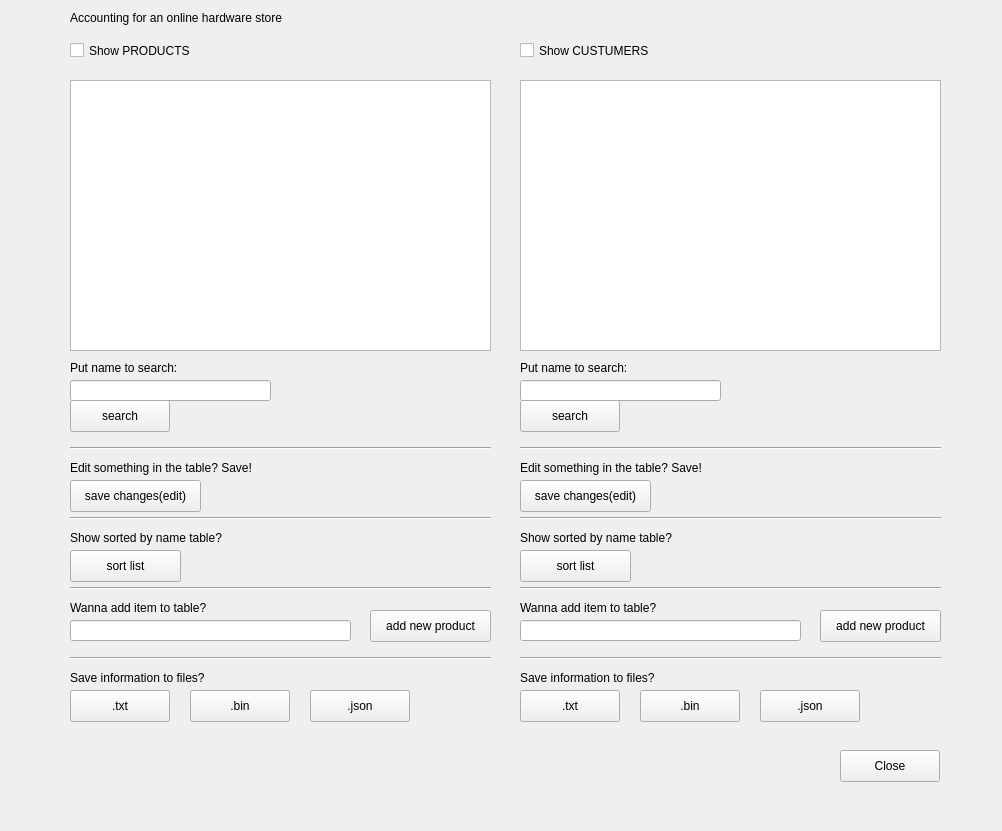
<?xml version="1.0" encoding="UTF-8"?>
<ui version="4.0">
 <class>Tabels</class>
 <widget class="QMainWindow" name="Tabels">
  <property name="geometry">
   <rect>
    <x>0</x>
    <y>0</y>
    <width>1002</width>
    <height>831</height>
   </rect>
  </property>
  <property name="windowTitle">
   <string>Tabels</string>
  </property>
  <widget class="QWidget" name="centralwidget">
   <widget class="QTableView" name="output1">
    <property name="geometry">
     <rect>
      <x>70</x>
      <y>80</y>
      <width>421</width>
      <height>271</height>
     </rect>
    </property>
   </widget>
   <widget class="QCheckBox" name="checkBoxProducts">
    <property name="geometry">
     <rect>
      <x>70</x>
      <y>40</y>
      <width>141</width>
      <height>21</height>
     </rect>
    </property>
    <property name="text">
     <string>Show PRODUCTS</string>
    </property>
   </widget>
   <widget class="QCheckBox" name="checkBoxCastumers">
    <property name="geometry">
     <rect>
      <x>520</x>
      <y>40</y>
      <width>141</width>
      <height>21</height>
     </rect>
    </property>
    <property name="text">
     <string>Show CUSTUMERS</string>
    </property>
   </widget>
   <widget class="QPushButton" name="SaveTableChangesButton">
    <property name="geometry">
     <rect>
      <x>70</x>
      <y>480</y>
      <width>131</width>
      <height>32</height>
     </rect>
    </property>
    <property name="text">
     <string>save changes(edit)</string>
    </property>
   </widget>
   <widget class="QPushButton" name="sortButton">
    <property name="geometry">
     <rect>
      <x>70</x>
      <y>550</y>
      <width>111</width>
      <height>32</height>
     </rect>
    </property>
    <property name="text">
     <string>sort list</string>
    </property>
   </widget>
   <widget class="QPushButton" name="searchButton">
    <property name="geometry">
     <rect>
      <x>70</x>
      <y>400</y>
      <width>100</width>
      <height>32</height>
     </rect>
    </property>
    <property name="text">
     <string>search</string>
    </property>
   </widget>
   <widget class="QLineEdit" name="lineEditSearch">
    <property name="geometry">
     <rect>
      <x>70</x>
      <y>380</y>
      <width>201</width>
      <height>21</height>
     </rect>
    </property>
   </widget>
   <widget class="QLabel" name="labelSearch">
    <property name="geometry">
     <rect>
      <x>70</x>
      <y>360</y>
      <width>121</width>
      <height>16</height>
     </rect>
    </property>
    <property name="text">
     <string>Put name to search:</string>
    </property>
   </widget>
   <widget class="Line" name="line">
    <property name="geometry">
     <rect>
      <x>70</x>
      <y>440</y>
      <width>421</width>
      <height>16</height>
     </rect>
    </property>
    <property name="orientation">
     <enum>Qt::Horizontal</enum>
    </property>
   </widget>
   <widget class="QLabel" name="labelChanges">
    <property name="geometry">
     <rect>
      <x>70</x>
      <y>460</y>
      <width>201</width>
      <height>16</height>
     </rect>
    </property>
    <property name="text">
     <string>Edit something in the table? Save!</string>
    </property>
   </widget>
   <widget class="Line" name="line_2">
    <property name="geometry">
     <rect>
      <x>70</x>
      <y>510</y>
      <width>421</width>
      <height>16</height>
     </rect>
    </property>
    <property name="orientation">
     <enum>Qt::Horizontal</enum>
    </property>
   </widget>
   <widget class="QLabel" name="labelSort">
    <property name="geometry">
     <rect>
      <x>70</x>
      <y>530</y>
      <width>181</width>
      <height>16</height>
     </rect>
    </property>
    <property name="text">
     <string>Show sorted by name table?</string>
    </property>
   </widget>
   <widget class="Line" name="line_3">
    <property name="geometry">
     <rect>
      <x>70</x>
      <y>580</y>
      <width>421</width>
      <height>16</height>
     </rect>
    </property>
    <property name="orientation">
     <enum>Qt::Horizontal</enum>
    </property>
   </widget>
   <widget class="QLabel" name="labelSavetoFile">
    <property name="geometry">
     <rect>
      <x>70</x>
      <y>670</y>
      <width>161</width>
      <height>16</height>
     </rect>
    </property>
    <property name="text">
     <string>Save information to files?</string>
    </property>
   </widget>
   <widget class="QPushButton" name="saveToTXTButton">
    <property name="geometry">
     <rect>
      <x>70</x>
      <y>690</y>
      <width>100</width>
      <height>32</height>
     </rect>
    </property>
    <property name="text">
     <string>.txt</string>
    </property>
   </widget>
   <widget class="QPushButton" name="saveToBinButton">
    <property name="geometry">
     <rect>
      <x>190</x>
      <y>690</y>
      <width>100</width>
      <height>32</height>
     </rect>
    </property>
    <property name="text">
     <string>.bin</string>
    </property>
   </widget>
   <widget class="QPushButton" name="saveToJsonButton">
    <property name="geometry">
     <rect>
      <x>310</x>
      <y>690</y>
      <width>100</width>
      <height>32</height>
     </rect>
    </property>
    <property name="text">
     <string>.json</string>
    </property>
   </widget>
   <widget class="QTableView" name="output1_2">
    <property name="geometry">
     <rect>
      <x>520</x>
      <y>80</y>
      <width>421</width>
      <height>271</height>
     </rect>
    </property>
   </widget>
   <widget class="QLabel" name="labelSearch_2">
    <property name="geometry">
     <rect>
      <x>520</x>
      <y>360</y>
      <width>121</width>
      <height>16</height>
     </rect>
    </property>
    <property name="text">
     <string>Put name to search:</string>
    </property>
   </widget>
   <widget class="QLineEdit" name="lineEditSearch_2">
    <property name="geometry">
     <rect>
      <x>520</x>
      <y>380</y>
      <width>201</width>
      <height>21</height>
     </rect>
    </property>
   </widget>
   <widget class="QPushButton" name="searchButton_2">
    <property name="geometry">
     <rect>
      <x>520</x>
      <y>400</y>
      <width>100</width>
      <height>32</height>
     </rect>
    </property>
    <property name="text">
     <string>search</string>
    </property>
   </widget>
   <widget class="Line" name="line_4">
    <property name="geometry">
     <rect>
      <x>520</x>
      <y>440</y>
      <width>421</width>
      <height>16</height>
     </rect>
    </property>
    <property name="orientation">
     <enum>Qt::Horizontal</enum>
    </property>
   </widget>
   <widget class="QLabel" name="labelChanges_2">
    <property name="geometry">
     <rect>
      <x>520</x>
      <y>460</y>
      <width>201</width>
      <height>16</height>
     </rect>
    </property>
    <property name="text">
     <string>Edit something in the table? Save!</string>
    </property>
   </widget>
   <widget class="QPushButton" name="SaveTableChangesButton_2">
    <property name="geometry">
     <rect>
      <x>520</x>
      <y>480</y>
      <width>131</width>
      <height>32</height>
     </rect>
    </property>
    <property name="text">
     <string>save changes(edit)</string>
    </property>
   </widget>
   <widget class="Line" name="line_5">
    <property name="geometry">
     <rect>
      <x>520</x>
      <y>510</y>
      <width>421</width>
      <height>16</height>
     </rect>
    </property>
    <property name="orientation">
     <enum>Qt::Horizontal</enum>
    </property>
   </widget>
   <widget class="QLabel" name="labelSort_2">
    <property name="geometry">
     <rect>
      <x>520</x>
      <y>530</y>
      <width>181</width>
      <height>16</height>
     </rect>
    </property>
    <property name="text">
     <string>Show sorted by name table?</string>
    </property>
   </widget>
   <widget class="QPushButton" name="sortButton_2">
    <property name="geometry">
     <rect>
      <x>520</x>
      <y>550</y>
      <width>111</width>
      <height>32</height>
     </rect>
    </property>
    <property name="text">
     <string>sort list</string>
    </property>
   </widget>
   <widget class="Line" name="line_6">
    <property name="geometry">
     <rect>
      <x>520</x>
      <y>580</y>
      <width>421</width>
      <height>16</height>
     </rect>
    </property>
    <property name="orientation">
     <enum>Qt::Horizontal</enum>
    </property>
   </widget>
   <widget class="QLabel" name="labelSavetoFile_2">
    <property name="geometry">
     <rect>
      <x>520</x>
      <y>670</y>
      <width>161</width>
      <height>16</height>
     </rect>
    </property>
    <property name="text">
     <string>Save information to files?</string>
    </property>
   </widget>
   <widget class="QPushButton" name="saveToTXTButton_2">
    <property name="geometry">
     <rect>
      <x>520</x>
      <y>690</y>
      <width>100</width>
      <height>32</height>
     </rect>
    </property>
    <property name="text">
     <string>.txt</string>
    </property>
   </widget>
   <widget class="QPushButton" name="saveToBinButton_2">
    <property name="geometry">
     <rect>
      <x>640</x>
      <y>690</y>
      <width>100</width>
      <height>32</height>
     </rect>
    </property>
    <property name="text">
     <string>.bin</string>
    </property>
   </widget>
   <widget class="QPushButton" name="saveToJsonButton_2">
    <property name="geometry">
     <rect>
      <x>760</x>
      <y>690</y>
      <width>100</width>
      <height>32</height>
     </rect>
    </property>
    <property name="text">
     <string>.json</string>
    </property>
   </widget>
   <widget class="Line" name="line_7">
    <property name="geometry">
     <rect>
      <x>70</x>
      <y>650</y>
      <width>421</width>
      <height>16</height>
     </rect>
    </property>
    <property name="orientation">
     <enum>Qt::Horizontal</enum>
    </property>
   </widget>
   <widget class="Line" name="line_8">
    <property name="geometry">
     <rect>
      <x>520</x>
      <y>650</y>
      <width>421</width>
      <height>16</height>
     </rect>
    </property>
    <property name="orientation">
     <enum>Qt::Horizontal</enum>
    </property>
   </widget>
   <widget class="QPushButton" name="pushButton">
    <property name="geometry">
     <rect>
      <x>370</x>
      <y>610</y>
      <width>121</width>
      <height>32</height>
     </rect>
    </property>
    <property name="text">
     <string>add new product</string>
    </property>
   </widget>
   <widget class="QLineEdit" name="lineEditNewForTable">
    <property name="geometry">
     <rect>
      <x>70</x>
      <y>620</y>
      <width>281</width>
      <height>21</height>
     </rect>
    </property>
   </widget>
   <widget class="QLabel" name="labelSort_3">
    <property name="geometry">
     <rect>
      <x>70</x>
      <y>600</y>
      <width>181</width>
      <height>16</height>
     </rect>
    </property>
    <property name="text">
     <string>Wanna add item to table?</string>
    </property>
   </widget>
   <widget class="QLineEdit" name="lineEditNewForTable_2">
    <property name="geometry">
     <rect>
      <x>520</x>
      <y>620</y>
      <width>281</width>
      <height>21</height>
     </rect>
    </property>
   </widget>
   <widget class="QPushButton" name="pushButton_2">
    <property name="geometry">
     <rect>
      <x>820</x>
      <y>610</y>
      <width>121</width>
      <height>32</height>
     </rect>
    </property>
    <property name="text">
     <string>add new product</string>
    </property>
   </widget>
   <widget class="QLabel" name="labelSort_4">
    <property name="geometry">
     <rect>
      <x>520</x>
      <y>600</y>
      <width>181</width>
      <height>16</height>
     </rect>
    </property>
    <property name="text">
     <string>Wanna add item to table?</string>
    </property>
   </widget>
   <widget class="QPushButton" name="pushButton_3">
    <property name="geometry">
     <rect>
      <x>840</x>
      <y>750</y>
      <width>100</width>
      <height>32</height>
     </rect>
    </property>
    <property name="text">
     <string>Close</string>
    </property>
   </widget>
   <widget class="QLabel" name="label">
    <property name="geometry">
     <rect>
      <x>70</x>
      <y>10</y>
      <width>251</width>
      <height>16</height>
     </rect>
    </property>
    <property name="text">
     <string>Accounting for an online hardware store</string>
    </property>
   </widget>
  </widget>
 </widget>
 <resources/>
 <connections>
  <connection>
   <sender>pushButton_3</sender>
   <signal>clicked()</signal>
   <receiver>Tabels</receiver>
   <slot>close()</slot>
   <hints>
    <hint type="sourcelabel">
     <x>872</x>
     <y>767</y>
    </hint>
    <hint type="destinationlabel">
     <x>877</x>
     <y>729</y>
    </hint>
   </hints>
  </connection>
 </connections>
</ui>
